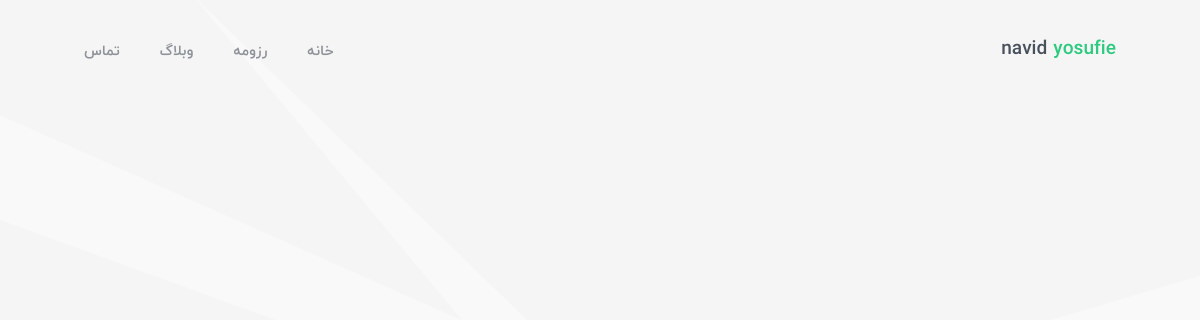
The app's page /, older data.
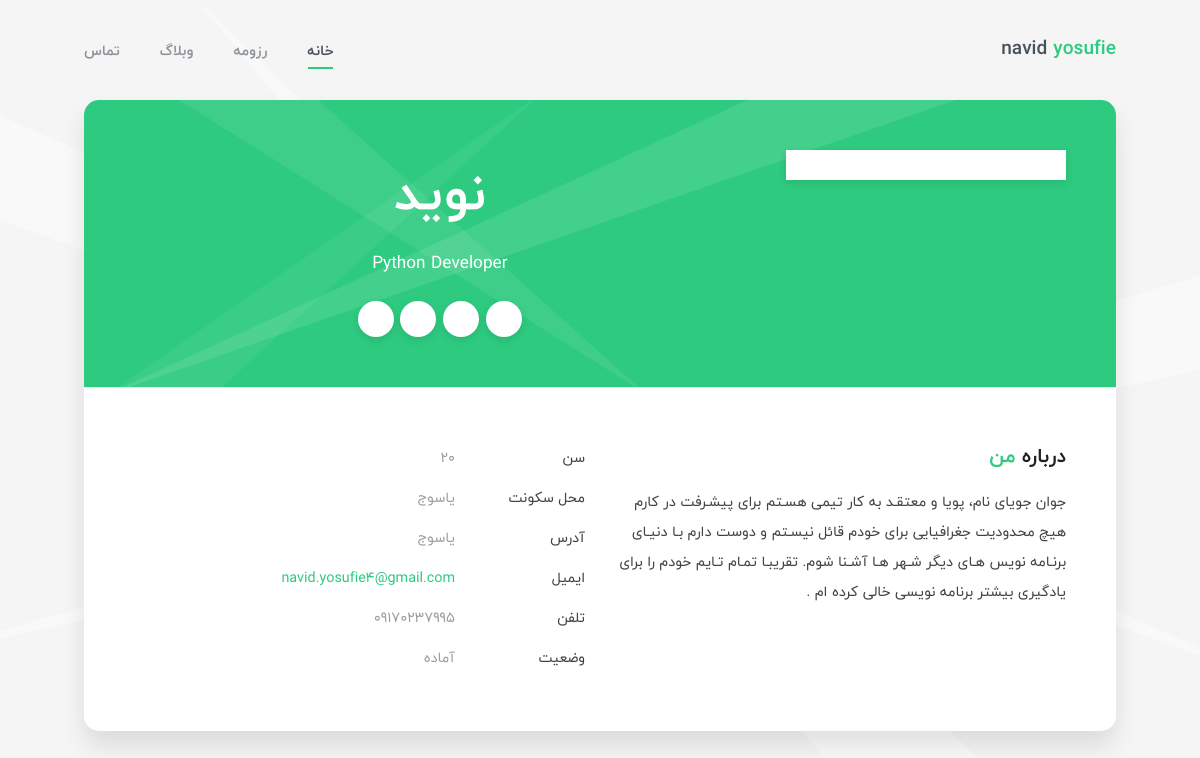
The same page, newer data.
### home/models.py (models this page shows, shortened)
class Information(models.Model):
    fname = models.CharField(max_length=25, blank=True)
    lname = models.CharField(max_length=40)
    email = models.EmailField(max_length=60)
    city = models.CharField(max_length=50)
    age = models.IntegerField(default=0)
    Phon = models.CharField(max_length=20)
    adderss = models.CharField(max_length=80)
    Imag_profile = models.ImageField()
    description = models.TextField()
    instagram = models.CharField(max_length=60)
    whatsapp = models.CharField(max_length=60)
    github = models.CharField(max_length=60)
    linkedin = models.CharField(max_length=60)

### home/views.py (the view)
# urls.py: path("", views.about, name="home"),
def about(request):
    if request.method == "POST":
        name = request.POST.get("name")
        email = request.POST.get("email")
        body = request.POST.get("message")
        Contact_my.objects.create(fullName=name, email=email, body=body)
    information = Information.objects.all()
    my_cv = Cv_my.objects.all()
    articles = Article.objects.all()
    category = Cateqory.objects.all()
    return render(request, 'index.html', context={"about_me": information, "show_cv": my_cv, "articels": articles, "category": category})

### templates/index.html (shortened to what this page needs)
{% load static %}
<!DOCTYPE html>
<html lang="fa" class="no-js">
	<head>
		<link rel="stylesheet" href="{% static "css/bootstrap.min.css" %}" type="text/css">
		<link rel="stylesheet" href="{% static "css/normalize.css" %}" type="text/css">
		<link rel="stylesheet" href="{% static "css/animate.css" %}" type="text/css">
		<link rel="stylesheet" href="{% static "css/transition-animations.css" %}" type="text/css">
		<link rel="stylesheet" href="{% static "css/owl.carousel.css" %}" type="text/css">
		<link rel="stylesheet" href="{% static "css/magnific-popup.css" %}" type="text/css">
		<link rel="stylesheet" href="{% static "css/main-green.css" %}" type="text/css">
		<link rel="stylesheet" href="{% static "preview/lmpixels-demo-panel.css" %}" type="text/css">
	</head>
	<body class="material-template">
		<div id="page" class="page">
			<header id="site_header" class="header mobile-menu-hide">
				<div class="header-content">
					<div class="site-title-block mobile-hidden">
						<div class="site-title">navid <span>yosufie</span></div>
					</div>
					<div class="site-nav">
						<ul id="nav" class="site-main-menu">
							<li>
								<a class="pt-trigger" href="#home">خانه</a>
							</li>
							<li>
								<a class="pt-trigger" href="#resume">رزومه</a>
							</li>
							<li>
								<a class="pt-trigger" href="#blog">وبلاگ</a>
							</li>
							<li>
								<a class="pt-trigger" href="#contact">تماس</a>
							</li>
						</ul>
					</div>
				</div>
			</header>
			<div class="mobile-header mobile-visible">
				<div class="mobile-logo-container">
                    {% for i in about_me %}
				</div>
			</div>
			<div id="main" class="site-main">
				<div class="pt-wrapper">
					<div class="subpages">
						<section class="pt-page" data-id="home">
							<div class="section-inner start-page-content">
								<div class="page-header">
									<div class="row">
										<div class="col-sm-4 col-md-4 col-lg-4">
											<div class="photo">
											</div>
										</div>
										<div class="col-sm-8 col-md-8 col-lg-8">
											<div class="title-block">
												<h1>{{ i.fname }}</h1>
												<div class="owl-carousel text-rotation">
													<div class="item">
														<div class="sp-subtitle">Python Developer</div>
													</div>
												</div>
											</div>
											<div class="social-links">
												<a href="{{ i.github }}"><i class="fa fa-github"></i></a>
												<a href="{{ i.instagram }}"><i class="fa fa-instagram"></i></a>
												<a href="{{ i.whatsapp }}"><i class="fa fa-whatsapp"></i></a>
												<a href="{{ i.linkedin }}"><i class="fa fa-linkedin"></i></a>
											</div>
										</div>
									</div>
								</div>
								<div class="page-content">
									<div class="row">
										<div class="col-xs-12 col-sm-6 col-md-6 col-lg-6">
											<div class="about-me">
												<div class="block-title">
													<h3>درباره <span>من</span></h3>
												</div>
												<p>{{ i.description }}</p>
											</div>
										</div>
										<div class="col-xs-12 col-sm-6 col-md-6 col-lg-6">
											<ul class="info-list">
												<li><span class="title">سن</span> <span class="value">{{ i.age }}</span></li>
												<li><span class="title">محل سکونت</span> <span class="value">{{ i.city }}</span></li>
												<li><span class="title">آدرس</span> <span class="value">{{ i.adderss }}</span></li>
												<li><span class="title">ایمیل</span> <span class="value ltr_text"><a href="#">{{ i.email }}</a></span></li>
												<li><span class="title">تلفن</span> <span class="value ltr_text">{{ i.Phon }}</span></li>
												<li><span class="title">وضعیت</span> <span class="value available">آماده</span></li>
											</ul>
										</div>
                                                {% endfor %}
									</div>
								</div>
							</div>
						</section>
					</div>
				</div>
			</div>
		</div>
	</body>
</html>

Row changes from the older to the newer data that the page shows:
added Information: fname "نوید", description "جوان جویای نام، پویا و معتقـد به کار تیمی هسـتم برای پیشـرفت در کارم هیچ محدودیت جغرافیایی برای خودم قائل نیسـتم و دوست دارم بـا دنیـای برنـامه نویس هـای دیگر شـهر هـا آشـنا شوم. تقریبـا تمـام تـایم خودم را برای یادگیری بیشتر برنامه نویسی خالی کرده ام .", age "20", city "یاسوج", adderss "یاسوج", email "navid.yosufie4@gmail.com", Phon "09170237995"
